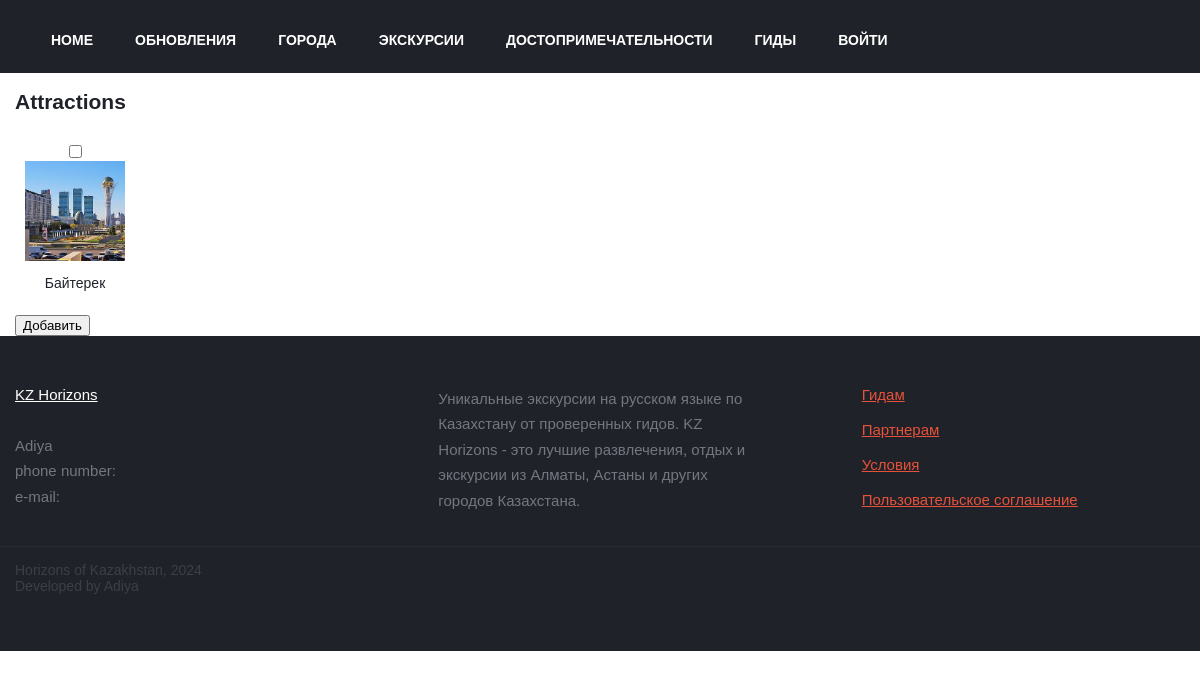
Page /excursions/choose_attrs/f7c07be1-2509-404e-8119-9182c664e851/ on the committed database.
### excursions/models.py (models this page shows)
class Attraction(models.Model):
    id = models.CharField(
        default=uuid.uuid4, primary_key=True, verbose_name='ID', max_length=128
    )
    name = models.CharField(
        default='Attraction', max_length=32, blank=True
    )
    info = models.CharField(
        max_length=2048, verbose_name='Информация', blank=False
    )
    city = models.ForeignKey(
        City, on_delete=models.CASCADE, verbose_name='City',
    )
    photo = models.CharField(
        max_length=128, default='img/images/no-photo.jpg'
    )

### excursions/views.py (the view, shortened to what this page needs)
# urls.py: path('choose_attrs/<str:excursion_id>/', choose_attrs, name='choose_attrs'),
def choose_attrs(request, excursion_id=None):
    if excursion_id:
        try:
            excursion = Excursion.objects.get(id=excursion_id)
            attractions = Attraction.objects.filter(city=excursion.city)
            context = {'attractions': attractions, 'excursion_id': excursion_id}
            return render(request, 'choose_attrs.html', context=context)
        except Exception as e:
            return HttpResponse(e)

### excursions/templates/choose_attrs.html (shortened to what this page needs)
{% extends "layout/basic.html" %}
{% load static %}
{% block links %}
<link rel="stylesheet" href="{% static 'styles/index.css' %}">
{% endblock %}
{% block content %}
<div class="attractions-container">
    <div class="container">
        <h2>Attractions</h2>
        <form id="attractions-form" onsubmit="getSelectedAttractions(event)" method="POST">
            <div style="display: flex; flex-wrap: wrap;">
                {% for attraction in attractions %}
                <div class="attraction-item" style="margin: 10px; text-align: center;">
                    <input type="checkbox" id="attraction-{{ attraction.id }}" name="attractions" value="{{ attraction.id }}">
                    <label for="attraction-{{ attraction.id }}">
                        <div style="background-image: url('{% static attraction.photo %}'); background-size: cover; width: 100px; height: 100px;"></div>
                        <p>{{ attraction.name }}</p>
                    </label>
                </div>
                {% endfor %}
            </div>
            <input type="submit" value="Добавить">
        </form>
    </div>
</div>
{% endblock %}

### users/static/styles/css/headfooter.css (style rules this page uses)
html { font-family: museo-sans,sans-serif }
* { box-sizing: border-box; }
body,html { width: 100%; height: 100%; font-size: 14px; font-weight: 400; position: relative; margin: 0; padding: 0; color: #202229 }
body { padding-top: 80px; }
.container { position: relative; margin: 0 auto; max-width: 1190px; padding: 0 10px }

### users/static/styles/style.css (style rules this page uses)
body { padding-top: 80px; }

### rows in the picture
Attraction: photo (picture), name "Байтерек"
